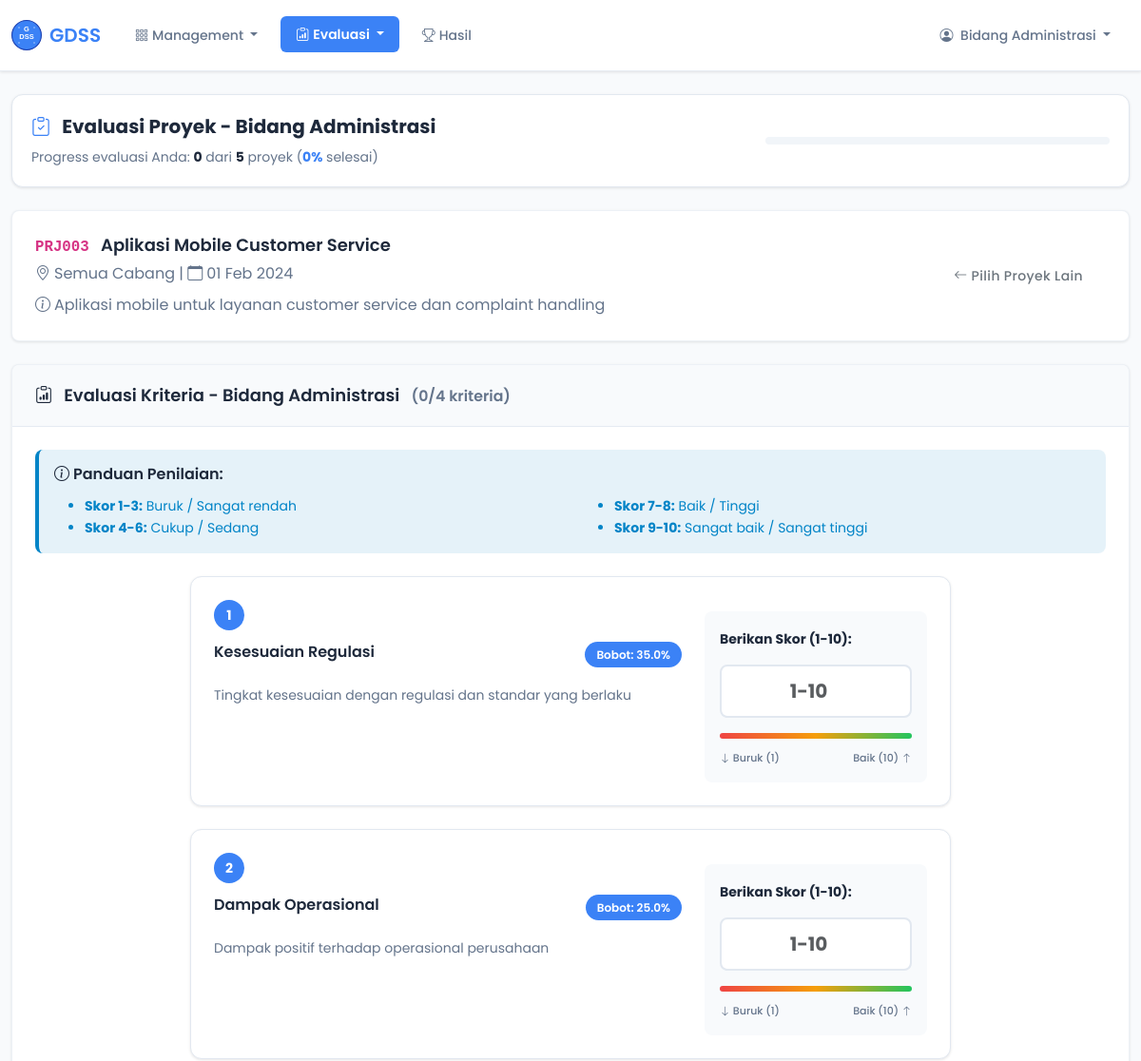
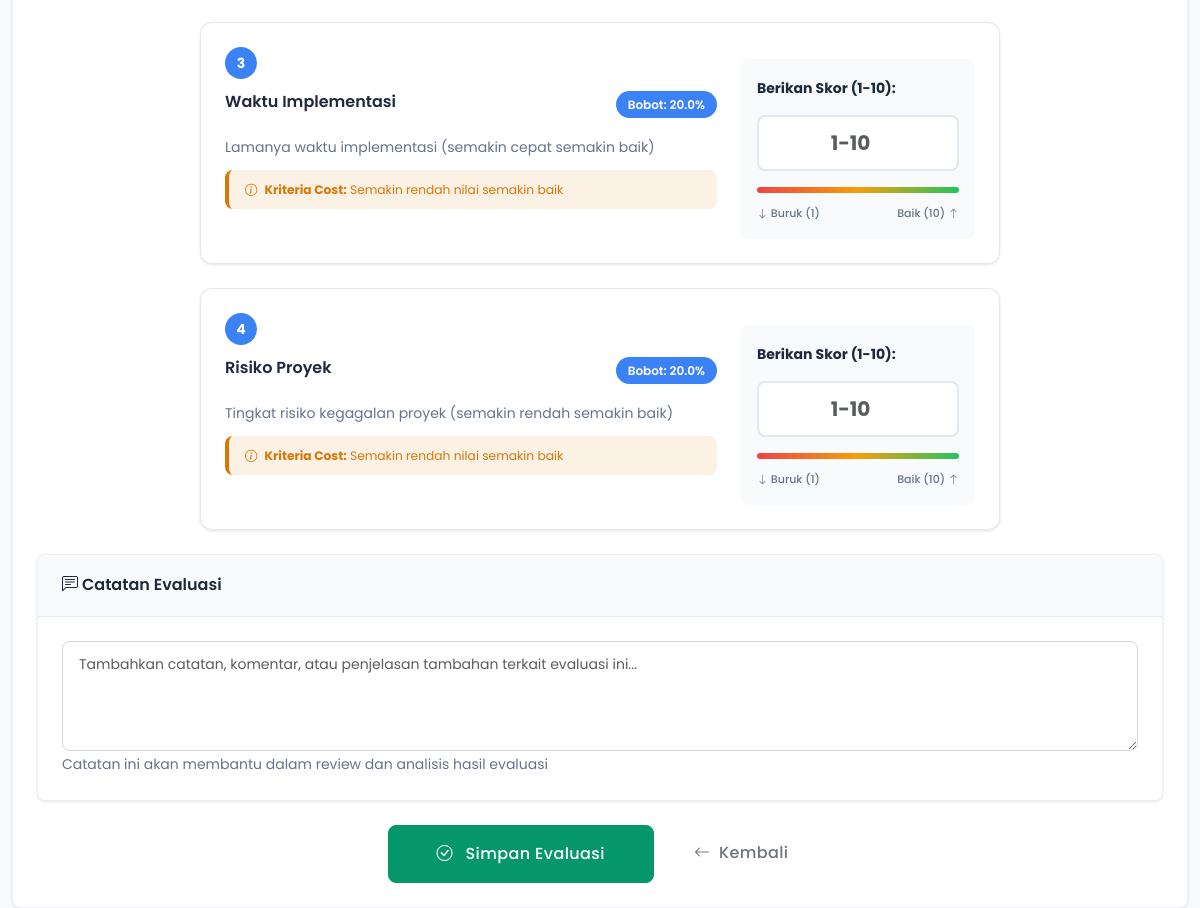
The app's page /evaluate.php?project=3 (signed in) with its own data (2 pictures, top to bottom).
### tables this page shows
CREATE TABLE projects (
    id INT PRIMARY KEY AUTO_INCREMENT,
    code VARCHAR(20) UNIQUE NOT NULL,
    name VARCHAR(200) NOT NULL,
    location VARCHAR(100) NOT NULL,
    date_offer DATE NOT NULL,
    description TEXT,
    status ENUM('active', 'completed', 'cancelled') DEFAULT 'active',
    created_at TIMESTAMP DEFAULT CURRENT_TIMESTAMP
);

CREATE TABLE criteria (
    id INT PRIMARY KEY AUTO_INCREMENT,
    part ENUM('teknis', 'administrasi', 'keuangan') NOT NULL,
    name VARCHAR(100) NOT NULL,
    weight DECIMAL(5,3) NOT NULL,
    type ENUM('benefit', 'cost') DEFAULT 'benefit',
    description TEXT
);

### evaluate.php (the view, shortened to what the rows shown need)
<?php
require_once 'functions.php';
$user = getCurrentUser();
$userRole = $user['role'];
$projectId = $_GET['project'] ?? null;
$projects = getAllProjects();
$criteria = getCriteriaByPart($userRole);
$selectedProject = null;
$existingEvaluations = [];
if ($projectId) {
    $selectedProject = getProjectById($projectId);
    if ($selectedProject) {
        $existingEvaluations = getUserEvaluations($projectId, $user['id']);
    }
}
$existingScores = [];
?>
<!DOCTYPE html>
<html lang="id">
<head>
    <link href="https://cdn.jsdelivr.net/npm/bootstrap@5.3.0/dist/css/bootstrap.min.css" rel="stylesheet">
    <link href="https://cdn.jsdelivr.net/npm/bootstrap-icons@1.10.0/font/bootstrap-icons.css" rel="stylesheet">
    <link href="assets/css/style.css" rel="stylesheet">
</head>
<body>
    <div class="container-fluid mt-4">
        <?php if (!$projectId): ?>
        <div class="row">
            <div class="col-lg-10 mx-auto">
                <div class="card" style="border: 1px solid #E2E8F0; border-radius: 12px; box-shadow: 0 1px 3px rgba(0, 0, 0, 0.1);">
                    <div class="card-header" style="background: white; border-radius: 12px 12px 0 0; padding: 20px; border-bottom: 1px solid #E2E8F0;">
                        <h5 class="mb-0" style="font-family: 'Poppins', sans-serif; font-weight: 600; color: #1E293B; font-size: 16px;">
                            <i class="bi bi-list-check me-2" style="color: #3B82F6;"></i>
                            Pilih Proyek untuk Dievaluasi
                        </h5>
                    </div>
                    <div class="card-body" style="padding: 20px;">
                        <?php if (!empty($projects)): ?>
                            <div class="row g-3">
                                <?php foreach ($projects as $project): ?>
                                    <?php
                                    $isCompleted = hasCompletedEvaluation($project['id'], $user['id'], $userRole);
                                    $cardClass = $isCompleted ? 'border-success' : 'border-primary';
                                    $badgeClass = $isCompleted ? 'bg-success' : 'bg-warning';
                                    $badgeText = $isCompleted ? 'Selesai' : 'Belum Selesai';
                                    ?>
                                    <div class="col-md-6 col-lg-4">
                                        <div class="card h-100 <?= $cardClass ?> fade-highlight">
                                            <div class="card-body">
                                                <div class="d-flex justify-content-between align-items-start mb-3">
                                                    <code class="bg-light px-2 py-1 rounded"><?= escape($project['code']) ?></code>
                                                    <span class="badge <?= $badgeClass ?>"><?= $badgeText ?></span>
                                                </div>
                                                <h6 class="card-title"><?= escape($project['name']) ?></h6>
                                                <p class="card-text text-muted small">
                                                    <i class="bi bi-geo-alt me-1"></i><?= escape($project['location']) ?><br>
                                                    <i class="bi bi-calendar me-1"></i><?= formatDate($project['date_offer']) ?>
                                                </p>
                                                <div class="d-grid">
                                                    <a href="evaluate.php?project=<?= $project['id'] ?>"
                                                       class="btn <?= $isCompleted ? 'btn-outline-success' : 'btn-primary' ?>">
                                                        <i class="bi bi-<?= $isCompleted ? 'eye' : 'clipboard-check' ?> me-1"></i>
                                                        <?= $isCompleted ? 'Lihat Evaluasi' : 'Mulai Evaluasi' ?>
                                                    </a>
                                                </div>
                                            </div>
                                        </div>
                                    </div>
                                <?php endforeach; ?>
                            </div>
                        <?php else: ?>
                            <div class="text-center py-5">
                                <i class="bi bi-inbox fs-1 text-muted"></i>
                                <h5 class="text-muted mt-3">Belum ada proyek tersedia</h5>
                                <p class="text-muted">Silakan hubungi supervisor untuk menambahkan proyek</p>
                            </div>
                        <?php endif; ?>
                    </div>
                </div>
            </div>
        </div>
        <?php else: ?>
        <div class="row">
            <div class="col-lg-12">
                <div class="card mb-4">
                    <div class="card-body">
                        <div class="row align-items-center">
                            <div class="col-md-8">
                                <h5 class="mb-1">
                                    <code class="me-2"><?= escape($selectedProject['code']) ?></code>
                                    <?= escape($selectedProject['name']) ?>
                                </h5>
                                <p class="text-muted mb-0">
                                    <i class="bi bi-geo-alt me-1"></i><?= escape($selectedProject['location']) ?> |
                                    <i class="bi bi-calendar me-1"></i><?= formatDate($selectedProject['date_offer']) ?>
                                </p>
                                <?php if (!empty($selectedProject['description'])): ?>
                                    <p class="text-muted mt-2 mb-0">
                                        <i class="bi bi-info-circle me-1"></i><?= escape($selectedProject['description']) ?>
                                    </p>
                                <?php endif; ?>
                            </div>
                            <div class="col-md-4 text-end">
                                <a href="evaluate.php" class="btn btn-outline-secondary">
                                    <i class="bi bi-arrow-left me-1"></i>Pilih Proyek Lain
                                </a>
                            </div>
                        </div>
                    </div>
                </div>
                <form method="POST" action="" class="needs-validation" novalidate>
                    <div class="card">
                        <div class="card-header">
                            <h5 class="mb-0">
                                <i class="bi bi-clipboard-data me-2"></i>
                                Evaluasi Kriteria - Bidang <?= ucfirst($userRole) ?>
                            </h5>
                        </div>
                        <div class="card-body">
                            <div class="alert alert-info mb-4">
                                <h6><i class="bi bi-info-circle me-1"></i>Panduan Penilaian:</h6>
                                <div class="row">
                                    <div class="col-md-6">
                                        <ul class="mb-0">
                                            <li><strong>Skor 1-3:</strong> Buruk / Sangat rendah</li>
                                            <li><strong>Skor 4-6:</strong> Cukup / Sedang</li>
                                        </ul>
                                    </div>
                                    <div class="col-md-6">
                                        <ul class="mb-0">
                                            <li><strong>Skor 7-8:</strong> Baik / Tinggi</li>
                                            <li><strong>Skor 9-10:</strong> Sangat baik / Sangat tinggi</li>
                                        </ul>
                                    </div>
                                </div>
                            </div>
                            <div class="criteria-container">
                                <?php foreach ($criteria as $index => $criterion): ?>
                                    <div class="criteria-card p-4 animate-fadeIn" style="animation-delay: <?= $index * 0.1 ?>s">
                                        <div class="row">
                                            <div class="col-md-8">
                                                <div class="criteria-number"><?= $index + 1 ?></div>
                                                <div class="d-flex justify-content-between align-items-start mb-3">
                                                    <h6 class="criteria-title"><?= escape($criterion['name']) ?></h6>
                                                    <span class="criteria-weight">Bobot: <?= formatNumber($criterion['weight'] * 100, 1) ?>%</span>
                                                </div>
                                                <p class="criteria-description"><?= escape($criterion['description']) ?></p>
                                                <?php if ($criterion['type'] === 'cost'): ?>
                                                    <div class="alert alert-warning py-2">
                                                        <small><i class="bi bi-info-circle me-1"></i>
                                                        <strong>Kriteria Cost:</strong> Semakin rendah nilai semakin baik</small>
                                                    </div>
                                                <?php endif; ?>
                                            </div>
                                            <div class="col-md-4">
                                                <div class="score-section">
                                                    <label class="form-label fw-bold mb-3">Berikan Skor (1-10):</label>
                                                    <input type="number"
                                                           class="form-control score-input mb-3"
                                                           name="scores[<?= $criterion['id'] ?>]"
                                                           value="<?= $existingScores[$criterion['id']] ?? '' ?>"
                                                           min="1"
                                                           max="10"
                                                           step="0.1"
                                                           placeholder="1-10"
                                                           required>
                                                    <div class="score-range"></div>
                                                    <div class="score-labels">
                                                        <span><i class="bi bi-arrow-down"></i> Buruk (1)</span>
                                                        <span>Baik (10) <i class="bi bi-arrow-up"></i></span>
                                                    </div>
                                                </div>
                                            </div>
                                        </div>
                                    </div>
                                <?php endforeach; ?>
                            </div>
                            <div class="mt-4">
                                <div class="card">
                                    <div class="card-header">
                                        <h6 class="mb-0"><i class="bi bi-chat-left-text me-1"></i>Catatan Evaluasi</h6>
                                    </div>
                                    <div class="card-body">
                                        <textarea class="form-control"
                                                  id="notes"
                                                  name="notes"
                                                  rows="4"
                                                  placeholder="Tambahkan catatan, komentar, atau penjelasan tambahan terkait evaluasi ini..."><?= escape($existingEvaluations[0]['notes'] ?? '') ?></textarea>
                                        <small class="text-muted">Catatan ini akan membantu dalam review dan analisis hasil evaluasi</small>
                                    </div>
                                </div>
                            </div>
                            <div class="mt-4 d-flex gap-3 justify-content-center">
                                <button type="submit" name="save_evaluation" class="btn btn-success btn-lg px-5">
                                    <i class="bi bi-check-circle me-2"></i>
                                    Simpan Evaluasi
                                </button>
                                <a href="evaluate.php" class="btn btn-outline-secondary btn-lg px-4">
                                    <i class="bi bi-arrow-left me-1"></i>
                                    Kembali
                                </a>
                            </div>
                        </div>
                    </div>
                </form>
            </div>
        </div>
        <?php endif; ?>
    </div>
</body>
</html>

### records on screen
projects: code "PRJ003", name "Aplikasi Mobile Customer Service", location "Semua Cabang", date_offer "01 Feb 2024", description "Aplikasi mobile untuk layanan customer service dan complaint handling"
criteria: name "Kesesuaian Regulasi", formatNumber($criterion['weight']*100,1) "35.0", description "Tingkat kesesuaian dengan regulasi dan standar yang berlaku"
criteria: name "Dampak Operasional", formatNumber($criterion['weight']*100,1) "25.0", description "Dampak positif terhadap operasional perusahaan"
criteria: name "Waktu Implementasi", formatNumber($criterion['weight']*100,1) "20.0", description "Lamanya waktu implementasi (semakin cepat semakin baik)", type "cost" (drawn), shows "Kriteria Cost:"
criteria: name "Risiko Proyek", formatNumber($criterion['weight']*100,1) "20.0", description "Tingkat risiko kegagalan proyek (semakin rendah semakin baik)", type "cost" (drawn), shows "Kriteria Cost:"

### other values on screen
$user['fullname'] "Bidang Administrasi"
$userRole "Administrasi"
$evaluationProgress['completed'] "0"
$evaluationProgress['total'] "5"
$evaluationProgress['percentage'] "0"
